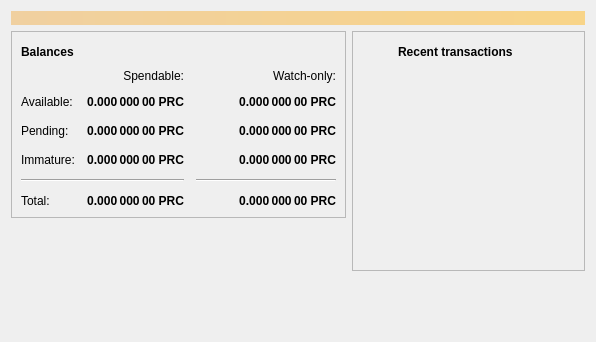
<?xml version="1.0" encoding="UTF-8"?>
<ui version="4.0">
 <class>OverviewPage</class>
 <widget class="QWidget" name="OverviewPage">
  <property name="geometry">
   <rect>
    <x>0</x>
    <y>0</y>
    <width>596</width>
    <height>342</height>
   </rect>
  </property>
  <property name="windowTitle">
   <string>Form</string>
  </property>
  <layout class="QVBoxLayout" name="topLayout">
   <item>
    <widget class="QLabel" name="labelAlerts">
     <property name="visible">
      <bool>false</bool>
     </property>
     <property name="styleSheet">
      <string notr="true">background-color: qlineargradient(x1: 0, y1: 0, x2: 1, y2: 0, stop:0 #F0D0A0, stop:1 #F8D488); color:#000000;</string>
     </property>
     <property name="wordWrap">
      <bool>true</bool>
     </property>
     <property name="margin">
      <number>3</number>
     </property>
    </widget>
   </item>
   <item>
    <layout class="QHBoxLayout" name="horizontalLayout" stretch="1,1">
     <item>
      <layout class="QVBoxLayout" name="verticalLayout_2">
       <item>
        <widget class="QFrame" name="frame">
         <property name="frameShape">
          <enum>QFrame::StyledPanel</enum>
         </property>
         <property name="frameShadow">
          <enum>QFrame::Raised</enum>
         </property>
         <layout class="QVBoxLayout" name="verticalLayout_4">
          <item>
           <layout class="QHBoxLayout" name="horizontalLayout_4">
            <item>
             <widget class="QLabel" name="label_5">
              <property name="font">
               <font>
                <weight>75</weight>
                <bold>true</bold>
               </font>
              </property>
              <property name="text">
               <string>Balances</string>
              </property>
             </widget>
            </item>
            <item>
             <widget class="QPushButton" name="labelWalletStatus">
              <property name="enabled">
               <bool>false</bool>
              </property>
              <property name="maximumSize">
               <size>
                <width>30</width>
                <height>16777215</height>
               </size>
              </property>
              <property name="toolTip">
               <string>The displayed information may be out of date. Your wallet automatically synchronizes with the Presidentielcoin network after a connection is established, but this process has not completed yet.</string>
              </property>
              <property name="text">
               <string/>
              </property>
              <property name="iconSize">
               <size>
                <width>24</width>
                <height>24</height>
               </size>
              </property>
              <property name="flat">
               <bool>true</bool>
              </property>
             </widget>
            </item>
            <item>
             <spacer name="horizontalSpacer_3">
              <property name="orientation">
               <enum>Qt::Horizontal</enum>
              </property>
              <property name="sizeHint" stdset="0">
               <size>
                <width>40</width>
                <height>20</height>
               </size>
              </property>
             </spacer>
            </item>
           </layout>
          </item>
          <item>
           <layout class="QGridLayout" name="gridLayout">
            <property name="spacing">
             <number>12</number>
            </property>
            <item row="2" column="2">
             <widget class="QLabel" name="labelWatchPending">
              <property name="font">
               <font>
                <weight>75</weight>
                <bold>true</bold>
               </font>
              </property>
              <property name="cursor">
               <cursorShape>IBeamCursor</cursorShape>
              </property>
              <property name="toolTip">
               <string>Unconfirmed transactions to watch-only addresses</string>
              </property>
              <property name="text">
               <string notr="true">0.000 000 00 PRC</string>
              </property>
              <property name="alignment">
               <set>Qt::AlignRight|Qt::AlignTrailing|Qt::AlignVCenter</set>
              </property>
              <property name="textInteractionFlags">
               <set>Qt::LinksAccessibleByMouse|Qt::TextSelectableByKeyboard|Qt::TextSelectableByMouse</set>
              </property>
             </widget>
            </item>
            <item row="2" column="1">
             <widget class="QLabel" name="labelUnconfirmed">
              <property name="font">
               <font>
                <weight>75</weight>
                <bold>true</bold>
               </font>
              </property>
              <property name="cursor">
               <cursorShape>IBeamCursor</cursorShape>
              </property>
              <property name="toolTip">
               <string>Total of transactions that have yet to be confirmed, and do not yet count toward the spendable balance</string>
              </property>
              <property name="text">
               <string notr="true">0.000 000 00 PRC</string>
              </property>
              <property name="alignment">
               <set>Qt::AlignRight|Qt::AlignTrailing|Qt::AlignVCenter</set>
              </property>
              <property name="textInteractionFlags">
               <set>Qt::LinksAccessibleByMouse|Qt::TextSelectableByKeyboard|Qt::TextSelectableByMouse</set>
              </property>
             </widget>
            </item>
            <item row="3" column="2">
             <widget class="QLabel" name="labelWatchImmature">
              <property name="font">
               <font>
                <weight>75</weight>
                <bold>true</bold>
               </font>
              </property>
              <property name="cursor">
               <cursorShape>IBeamCursor</cursorShape>
              </property>
              <property name="toolTip">
               <string>Mined balance in watch-only addresses that has not yet matured</string>
              </property>
              <property name="text">
               <string notr="true">0.000 000 00 PRC</string>
              </property>
              <property name="alignment">
               <set>Qt::AlignRight|Qt::AlignTrailing|Qt::AlignVCenter</set>
              </property>
              <property name="textInteractionFlags">
               <set>Qt::LinksAccessibleByMouse|Qt::TextSelectableByKeyboard|Qt::TextSelectableByMouse</set>
              </property>
             </widget>
            </item>
            <item row="4" column="0" colspan="2">
             <widget class="Line" name="line">
              <property name="orientation">
               <enum>Qt::Horizontal</enum>
              </property>
             </widget>
            </item>
            <item row="4" column="2">
             <widget class="Line" name="lineWatchBalance">
              <property name="sizePolicy">
               <sizepolicy hsizetype="Preferred" vsizetype="Fixed">
                <horstretch>0</horstretch>
                <verstretch>0</verstretch>
               </sizepolicy>
              </property>
              <property name="minimumSize">
               <size>
                <width>140</width>
                <height>0</height>
               </size>
              </property>
              <property name="orientation">
               <enum>Qt::Horizontal</enum>
              </property>
             </widget>
            </item>
            <item row="5" column="0">
             <widget class="QLabel" name="labelTotalText">
              <property name="text">
               <string>Total:</string>
              </property>
             </widget>
            </item>
            <item row="3" column="1">
             <widget class="QLabel" name="labelImmature">
              <property name="font">
               <font>
                <weight>75</weight>
                <bold>true</bold>
               </font>
              </property>
              <property name="cursor">
               <cursorShape>IBeamCursor</cursorShape>
              </property>
              <property name="toolTip">
               <string>Mined balance that has not yet matured</string>
              </property>
              <property name="text">
               <string notr="true">0.000 000 00 PRC</string>
              </property>
              <property name="alignment">
               <set>Qt::AlignRight|Qt::AlignTrailing|Qt::AlignVCenter</set>
              </property>
              <property name="textInteractionFlags">
               <set>Qt::LinksAccessibleByMouse|Qt::TextSelectableByKeyboard|Qt::TextSelectableByMouse</set>
              </property>
             </widget>
            </item>
            <item row="2" column="3">
             <spacer name="horizontalSpacer_2">
              <property name="orientation">
               <enum>Qt::Horizontal</enum>
              </property>
              <property name="sizeHint" stdset="0">
               <size>
                <width>40</width>
                <height>20</height>
               </size>
              </property>
             </spacer>
            </item>
            <item row="3" column="0">
             <widget class="QLabel" name="labelImmatureText">
              <property name="text">
               <string>Immature:</string>
              </property>
             </widget>
            </item>
            <item row="5" column="1">
             <widget class="QLabel" name="labelTotal">
              <property name="font">
               <font>
                <weight>75</weight>
                <bold>true</bold>
               </font>
              </property>
              <property name="cursor">
               <cursorShape>IBeamCursor</cursorShape>
              </property>
              <property name="toolTip">
               <string>Your current total balance</string>
              </property>
              <property name="text">
               <string notr="true">0.000 000 00 PRC</string>
              </property>
              <property name="alignment">
               <set>Qt::AlignRight|Qt::AlignTrailing|Qt::AlignVCenter</set>
              </property>
              <property name="textInteractionFlags">
               <set>Qt::LinksAccessibleByMouse|Qt::TextSelectableByKeyboard|Qt::TextSelectableByMouse</set>
              </property>
             </widget>
            </item>
            <item row="5" column="2">
             <widget class="QLabel" name="labelWatchTotal">
              <property name="font">
               <font>
                <weight>75</weight>
                <bold>true</bold>
               </font>
              </property>
              <property name="cursor">
               <cursorShape>IBeamCursor</cursorShape>
              </property>
              <property name="toolTip">
               <string>Current total balance in watch-only addresses</string>
              </property>
              <property name="text">
               <string notr="true">0.000 000 00 PRC</string>
              </property>
              <property name="alignment">
               <set>Qt::AlignRight|Qt::AlignTrailing|Qt::AlignVCenter</set>
              </property>
              <property name="textInteractionFlags">
               <set>Qt::LinksAccessibleByMouse|Qt::TextSelectableByKeyboard|Qt::TextSelectableByMouse</set>
              </property>
             </widget>
            </item>
            <item row="0" column="2">
             <widget class="QLabel" name="labelWatchonly">
              <property name="text">
               <string>Watch-only:</string>
              </property>
              <property name="alignment">
               <set>Qt::AlignRight|Qt::AlignTrailing|Qt::AlignVCenter</set>
              </property>
             </widget>
            </item>
            <item row="1" column="0">
             <widget class="QLabel" name="labelBalanceText">
              <property name="text">
               <string>Available:</string>
              </property>
             </widget>
            </item>
            <item row="1" column="1">
             <widget class="QLabel" name="labelBalance">
              <property name="font">
               <font>
                <weight>75</weight>
                <bold>true</bold>
               </font>
              </property>
              <property name="cursor">
               <cursorShape>IBeamCursor</cursorShape>
              </property>
              <property name="toolTip">
               <string>Your current spendable balance</string>
              </property>
              <property name="text">
               <string notr="true">0.000 000 00 PRC</string>
              </property>
              <property name="alignment">
               <set>Qt::AlignRight|Qt::AlignTrailing|Qt::AlignVCenter</set>
              </property>
              <property name="textInteractionFlags">
               <set>Qt::LinksAccessibleByMouse|Qt::TextSelectableByKeyboard|Qt::TextSelectableByMouse</set>
              </property>
             </widget>
            </item>
            <item row="1" column="2">
             <widget class="QLabel" name="labelWatchAvailable">
              <property name="font">
               <font>
                <weight>75</weight>
                <bold>true</bold>
               </font>
              </property>
              <property name="cursor">
               <cursorShape>IBeamCursor</cursorShape>
              </property>
              <property name="toolTip">
               <string>Your current balance in watch-only addresses</string>
              </property>
              <property name="text">
               <string notr="true">0.000 000 00 PRC</string>
              </property>
              <property name="alignment">
               <set>Qt::AlignRight|Qt::AlignTrailing|Qt::AlignVCenter</set>
              </property>
              <property name="textInteractionFlags">
               <set>Qt::LinksAccessibleByMouse|Qt::TextSelectableByKeyboard|Qt::TextSelectableByMouse</set>
              </property>
             </widget>
            </item>
            <item row="2" column="0">
             <widget class="QLabel" name="labelPendingText">
              <property name="text">
               <string>Pending:</string>
              </property>
             </widget>
            </item>
            <item row="0" column="1">
             <widget class="QLabel" name="labelSpendable">
              <property name="text">
               <string>Spendable:</string>
              </property>
              <property name="alignment">
               <set>Qt::AlignRight|Qt::AlignTrailing|Qt::AlignVCenter</set>
              </property>
             </widget>
            </item>
           </layout>
          </item>
         </layout>
        </widget>
       </item>
       <item>
        <spacer name="verticalSpacer">
         <property name="orientation">
          <enum>Qt::Vertical</enum>
         </property>
         <property name="sizeHint" stdset="0">
          <size>
           <width>20</width>
           <height>40</height>
          </size>
         </property>
        </spacer>
       </item>
      </layout>
     </item>
     <item>
      <layout class="QVBoxLayout" name="verticalLayout_3">
       <item>
        <widget class="QFrame" name="frame_2">
         <property name="frameShape">
          <enum>QFrame::StyledPanel</enum>
         </property>
         <property name="frameShadow">
          <enum>QFrame::Raised</enum>
         </property>
         <layout class="QVBoxLayout" name="verticalLayout">
          <item>
           <layout class="QHBoxLayout" name="horizontalLayout_2">
            <item>
             <widget class="QPushButton" name="labelTransactionsStatus">
              <property name="enabled">
               <bool>false</bool>
              </property>
              <property name="sizePolicy">
               <sizepolicy hsizetype="Minimum" vsizetype="Fixed">
                <horstretch>0</horstretch>
                <verstretch>0</verstretch>
               </sizepolicy>
              </property>
              <property name="maximumSize">
               <size>
                <width>30</width>
                <height>16777215</height>
               </size>
              </property>
              <property name="toolTip">
               <string>The displayed information may be out of date. Your wallet automatically synchronizes with the Presidentielcoin network after a connection is established, but this process has not completed yet.</string>
              </property>
              <property name="text">
               <string/>
              </property>
              <property name="iconSize">
               <size>
                <width>24</width>
                <height>24</height>
               </size>
              </property>
              <property name="flat">
               <bool>true</bool>
              </property>
             </widget>
            </item>
            <item>
             <widget class="QLabel" name="label_4">
              <property name="font">
               <font>
                <weight>75</weight>
                <bold>true</bold>
               </font>
              </property>
              <property name="text">
               <string>Recent transactions</string>
              </property>
             </widget>
            </item>
            <item>
             <spacer name="horizontalSpacer">
              <property name="orientation">
               <enum>Qt::Horizontal</enum>
              </property>
              <property name="sizeHint" stdset="0">
               <size>
                <width>40</width>
                <height>20</height>
               </size>
              </property>
             </spacer>
            </item>
           </layout>
          </item>
          <item>
           <widget class="QListView" name="listTransactions">
            <property name="styleSheet">
             <string notr="true">QListView { background: transparent; }</string>
            </property>
            <property name="frameShape">
             <enum>QFrame::NoFrame</enum>
            </property>
            <property name="verticalScrollBarPolicy">
             <enum>Qt::ScrollBarAlwaysOff</enum>
            </property>
            <property name="horizontalScrollBarPolicy">
             <enum>Qt::ScrollBarAlwaysOff</enum>
            </property>
            <property name="selectionMode">
             <enum>QAbstractItemView::NoSelection</enum>
            </property>
           </widget>
          </item>
         </layout>
        </widget>
       </item>
       <item>
        <spacer name="verticalSpacer_2">
         <property name="orientation">
          <enum>Qt::Vertical</enum>
         </property>
         <property name="sizeHint" stdset="0">
          <size>
           <width>20</width>
           <height>40</height>
          </size>
         </property>
        </spacer>
       </item>
      </layout>
     </item>
    </layout>
   </item>
  </layout>
 </widget>
 <resources/>
 <connections/>
</ui>
